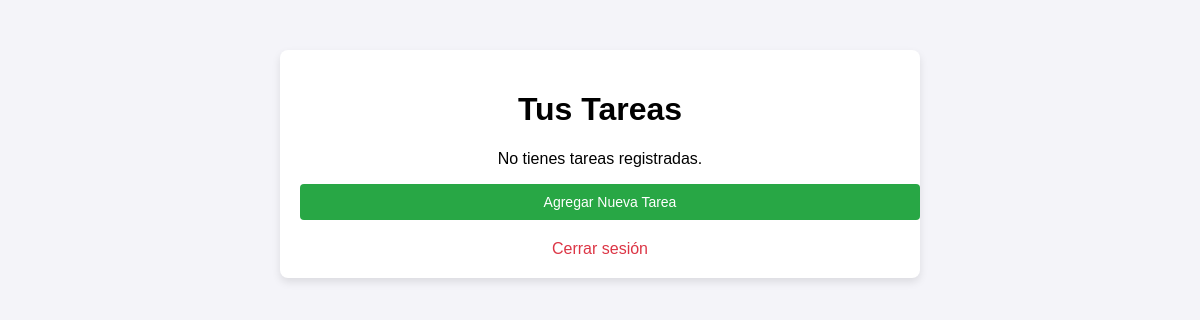
The page /index (signed in) on the database as committed earlier.
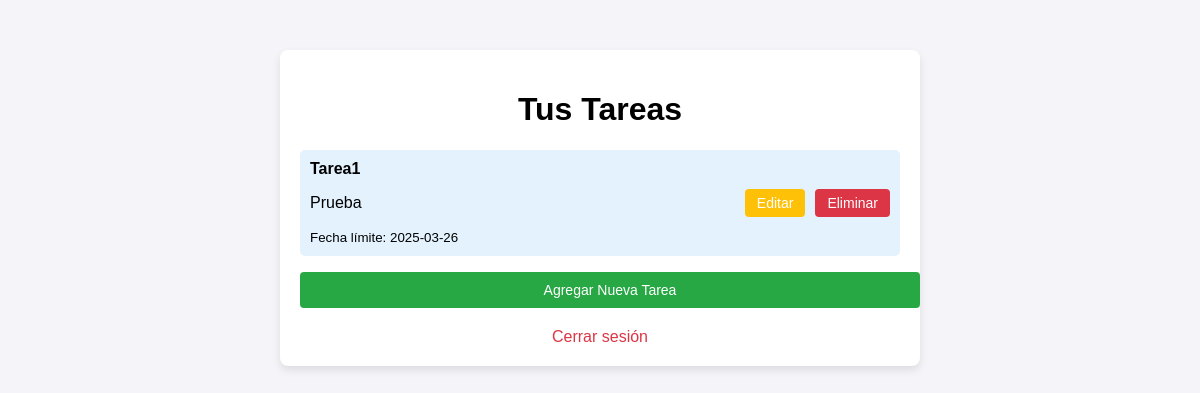
The same page on the database as committed later.
### tables this page shows
CREATE TABLE tasks (
            id INTEGER PRIMARY KEY AUTOINCREMENT,
            title TEXT NOT NULL,
            description TEXT,
            created_at TIMESTAMP DEFAULT CURRENT_TIMESTAMP,
            due_date TIMESTAMP,
            user_id INTEGER,
            FOREIGN KEY(user_id) REFERENCES users(id)
        );

### main.py (the view)
@app.route('/index')
@login_required
def index():
    conn = get_db_connection()
    tasks = conn.execute('SELECT * FROM tasks WHERE user_id = ?', (current_user.id,)).fetchall()
    conn.close()
    return render_template('index.html', tasks=tasks)

### main.py (called while the page is built)
def get_db_connection():
    conn = sqlite3.connect('database.db')
    conn.row_factory = sqlite3.Row
    return conn

@login_manager.user_loader
def load_user(user_id):
    conn = get_db_connection()
    user = conn.execute('SELECT * FROM users WHERE id = ?', (user_id,)).fetchone()
    conn.close()
    if user:
        return User(user['id'], user['username'])
    return None

### templates/index.html (shortened to what this page needs)
<!DOCTYPE html>
<html lang="es">
<head>
</head>
<body>
    <div class="container">
        <h1>Tus Tareas</h1>
        {% if tasks %}
            <ul class="task-list">
                {% for task in tasks %}
                    <li class="task-item">
                        <div>
                            <strong>{{ task.title }}</strong>
                            <p>{{ task.description }}</p>
                            <small>Fecha límite: {{ task.due_date }}</small>
                        </div>
                        <div class="task-actions">
                            <a href="{{ url_for('edit_task', id=task.id) }}" class="btn btn-edit">Editar</a>
                            <form action="{{ url_for('delete_task', id=task.id) }}" method="POST" style="display:inline;">
                                <button type="submit" class="btn btn-delete">Eliminar</button>
                            </form>
                        </div>
                    </li>
                {% endfor %}
            </ul>
        {% else %}
            <p style="text-align:center;">No tienes tareas registradas.</p>
        {% endif %}
        <a href="{{ url_for('add_task') }}" class="btn btn-add">Agregar Nueva Tarea</a>
        <div class="logout-container">
            <a href="{{ url_for('logout') }}" class="logout">Cerrar sesión</a>
        </div>
    </div>
</body>
</html>

### templates/index.html (style rules this page uses)
body { font-family: Arial, sans-serif; background-color: #f4f4f9; margin: 0; padding: 0; display: flex; flex-direction: column; align-items: center; }
.container { max-width: 600px; background: white; padding: 20px; margin-top: 50px; border-radius: 8px; box-shadow: 0 4px 8px rgba(0, 0, 0, 0.1); width: 100%; }
h1 { text-align: center; }
.task-list { list-style: none; padding: 0; }
.task-item { background: #e3f2fd; margin: 10px 0; padding: 10px; border-radius: 5px; display: flex; justify-content: space-between; align-items: center; }
.task-actions { display: flex; gap: 10px; }
.btn { padding: 6px 12px; text-decoration: none; border-radius: 4px; font-size: 14px; cursor: pointer; transition: background 0.3s; }
.btn-edit { background-color: #ffc107; color: white; border: none; }
.btn-delete { background-color: #dc3545; color: white; border: none; }
.btn-add { display: block; width: 100%; padding: 10px; text-align: center; background-color: #28a745; color: white; margin-top: 15px; border: none; border-radius: 4px; }
.logout-container { text-align: center; margin-top: 20px; }
.logout { color: #dc3545; text-decoration: none; font-size: 16px; }

Rows that differ between the two databases and show on the page:
added tasks: title "Tarea1", description "Prueba", due_date "2025-03-26"
Other text that changed with them:
text no longer shown: "No tienes tareas registradas."
